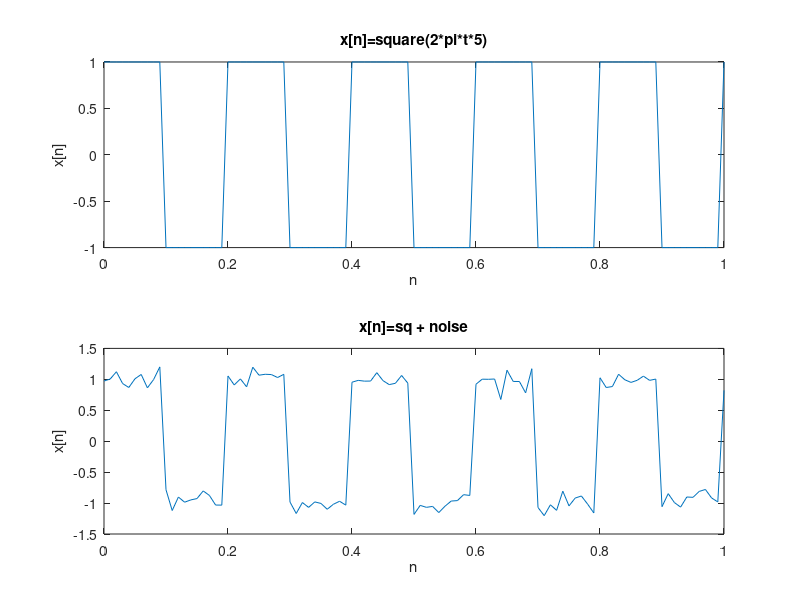
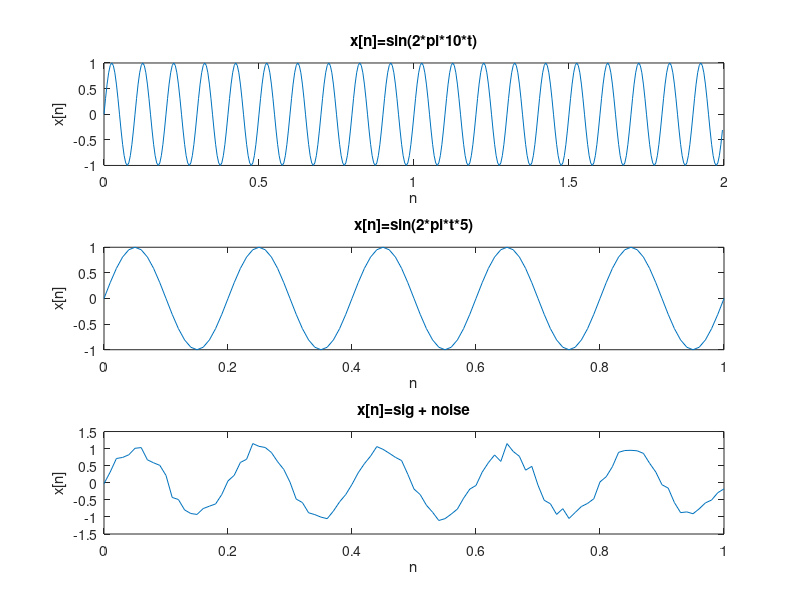

Reproduce these figures in MATLAB, in order.
% Signal Geneartion examples
figure(3)
% Signal 1: 10 Hz signal with Sample rate of 200Hz over 2 secs
fc=10; % frequency of carrier
fs=20*fc; %sampling frequency with oversampling factor of 32
t=0:1/fs:2-1/fs;%2 seconds duration
x=sin(2*pi*fc*t);%time domain signal(real number)
subplot(3,1,1);
plot(t,x);

% plot cosine wave of 2 second duration
% with a frequency for 10 Hz and sampling rate of 200Hz
title('x[n]=sin(2*pi*10*t)');
xlabel('n');
ylabel('x[n]');


% Signal 2: N Hz signal with sample rate of 100 Hz over 1 second
fs = 100; % sample rate in Hz
t = 0:1/fs:1; % time vector in seconds
test_sig = sin(2*pi*fs*t);

% Signal 3: Simple sinusoid generation
sig = sin(2*pi*t*5); % 5hz signal
subplot(3,1,2);
plot(t,sig);

% plot cosine wave of 2 second duration
% with a frequency for 100 Hz and sampling rate of 200Hz
title('x[n]=sin(2*pi*t*5)');
xlabel('n');
ylabel('x[n]');


% Signal 4: Noisy vector
noise = randn(size(sig))*0.1; % noisy vector of same size as sig

% Signal 5: Noisy Signal
sigNoisy= sig + noise;
subplot(3,1,3);
plot(t,sigNoisy);

% plot cosine wave of 2 second duration
% with a frequency for 100 Hz and sampling rate of 200Hz
title('x[n]=sig + noise');
xlabel('n');
ylabel('x[n]');

figure(2)
% Signal 6: Square signal
sq = square(2*pi*t*5);
subplot(2,1,1);
plot(t,sq);
hold on; 
% plot cosine wave of 2 second duration
% with a frequency for 100 Hz and sampling rate of 200Hz
title('x[n]=square(2*pi*t*5)');
xlabel('n');
ylabel('x[n]');

% Signal 7: Noisy Square signal
sqNoisy = sq + noise;
subplot(2,1,2);
plot(t,sqNoisy);
hold on; 
% plot cosine wave of 2 second duration
% with a frequency for 100 Hz and sampling rate of 200Hz
title('x[n]=sq + noise');
xlabel('n');
ylabel('x[n]');